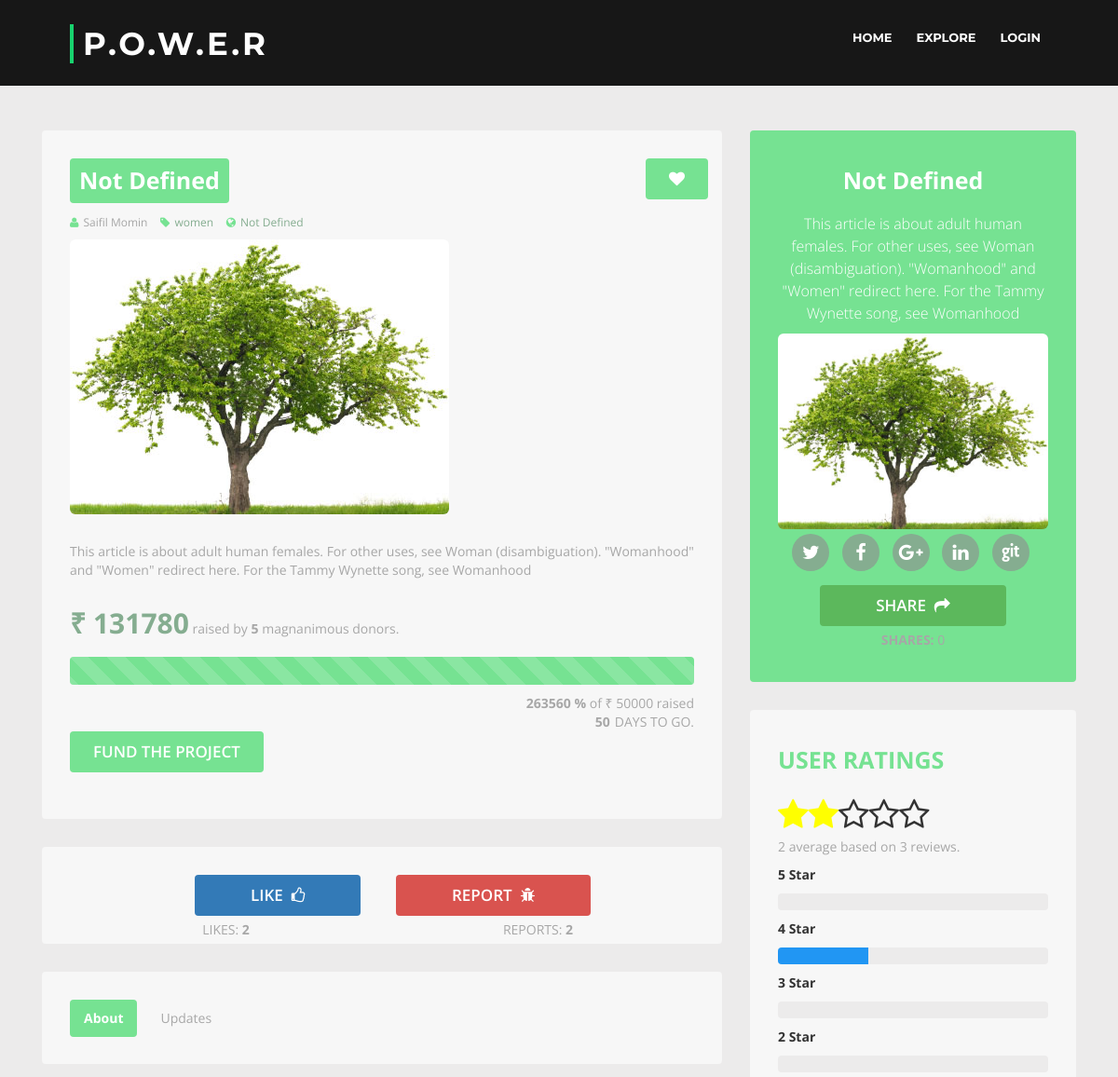
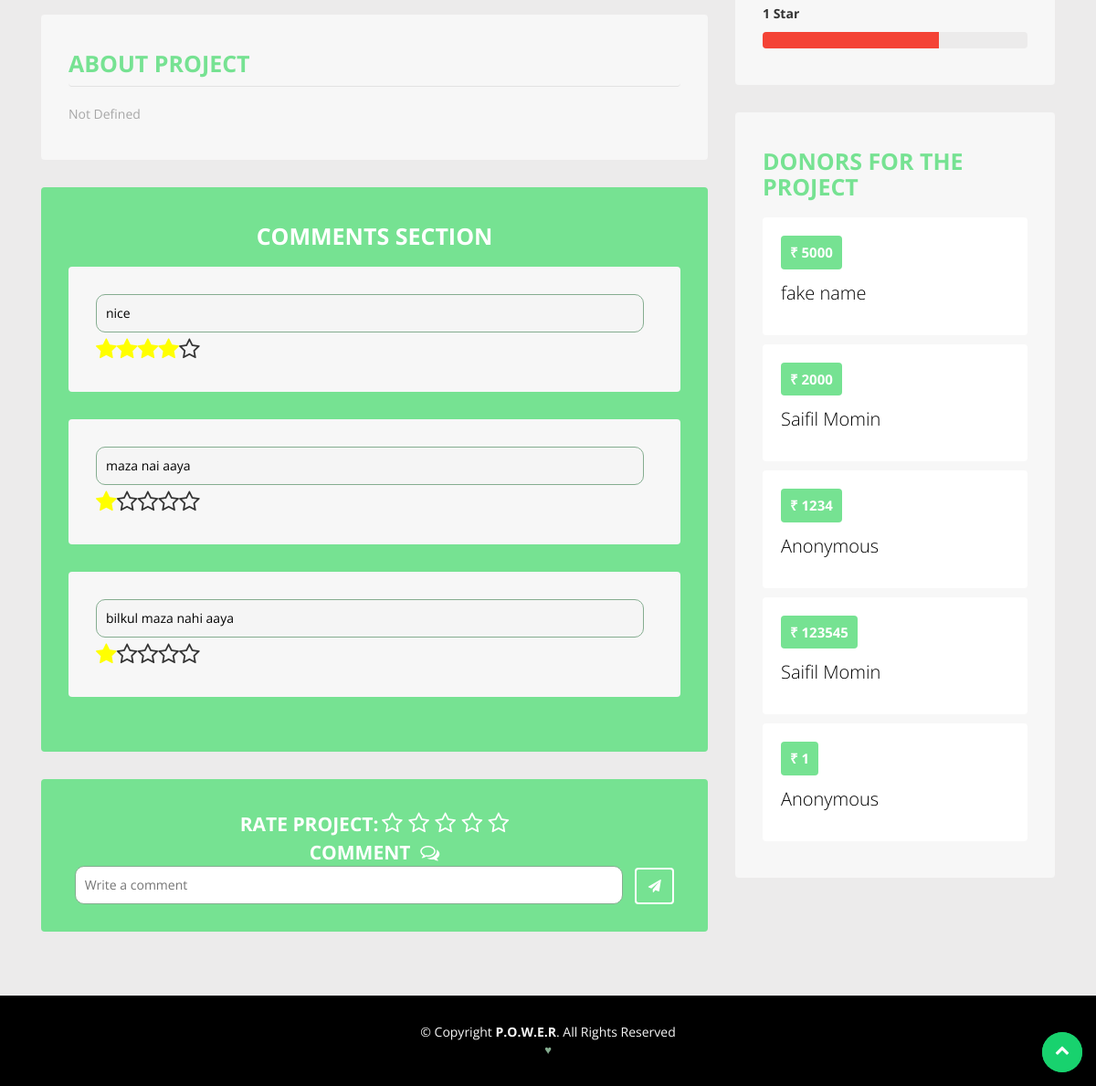
Page /project_details_hire.php on the committed database (2 pictures, top to bottom).
### tables this page shows
CREATE TABLE `project` (
  `project_id` int(11) NOT NULL,
  `user_id` int(11) NOT NULL,
  `project_title` varchar(100) NOT NULL DEFAULT 'Not Defined' COMMENT 'Title of the project (max 100 characters)',
  `project_short_description` varchar(300) NOT NULL DEFAULT 'Not Defined' COMMENT 'max 300 characters',
  `project_description` varchar(2500) NOT NULL DEFAULT 'Not Defined' COMMENT 'max 2500 characters',
  `project_image` varchar(500) DEFAULT NULL,
  `project_category` varchar(100) NOT NULL,
  `project_location` varchar(100) NOT NULL COMMENT 'city of project',
  `project_state_location` varchar(100) NOT NULL,
  `project_website` varchar(500) DEFAULT NULL COMMENT 'url of the website for the project ',
  `project_funds` int(11) DEFAULT NULL COMMENT 'amount required for the  project',
  `project_people` int(11) DEFAULT NULL COMMENT 'number of people to be hired',
  `project_deadline` int(11) NOT NULL DEFAULT '0' COMMENT 'number of days for the project',
  `project_timestamp` timestamp NOT NULL DEFAULT CURRENT_TIMESTAMP,
  `project_likes` int(11) NOT NULL DEFAULT '0',
  `project_shares` int(11) NOT NULL DEFAULT '0',
  `project_reports` int(11) NOT NULL DEFAULT '0',
  `project_photo` blob NOT NULL COMMENT 'detailed image data (bits based) received from the server',
  `project_funds_received` int(11) NOT NULL DEFAULT '0',
  `project_people_hired` int(11) NOT NULL DEFAULT '0',
  `project_score` float NOT NULL,
  `project_status` int(11) NOT NULL DEFAULT '0' COMMENT '0=pending,1=verified,2=blocked',
  `bank_account_number` int(11) NOT NULL,
  `ifsc_code` varchar(11) NOT NULL
);

CREATE TABLE `comment` (
  `comment_id` int(11) NOT NULL,
  `project_id` int(11) NOT NULL,
  `comment` text NOT NULL,
  `rating` int(11) NOT NULL,
  `user_id` int(11) NOT NULL,
  `comment_score` float NOT NULL
);

CREATE TABLE `donor` (
  `donor_id` int(11) NOT NULL,
  `user_id` int(11) NOT NULL,
  `project_id` int(11) NOT NULL,
  `user_type` tinyint(4) NOT NULL COMMENT 'ind=0,org=1',
  `project_category` varchar(100) NOT NULL,
  `donation_amount` int(11) NOT NULL,
  `donation_type` int(1) NOT NULL DEFAULT '0' COMMENT 'anonymous=1 or else 0',
  `timestamp` timestamp NOT NULL DEFAULT CURRENT_TIMESTAMP,
  `flag` int(1) NOT NULL DEFAULT '0' COMMENT '0=no anomaly, 1=anomaly detected '
);

### public/project_details_hire.php (the view, shortened to what this page needs)
<?php include '../includes/functions.php'; ?>
<?php include '../includes/layouts/header.php';?>
<?php
$query1="select * from project where project_id=1";
$query2="select u.user_name from user u,project p where p.user_id=u.user_id and p.project_id=1";
$query3="select * from donor where project_id=1";
$query7="select * from comment where project_id=1";
if ($result1=mysqli_query($conn,$query1))
{
	$row1=mysqli_fetch_array($result1);
}
if($result2=mysqli_query($conn,$query2)){
	$row2=mysqli_fetch_array($result2);
}
$result3=mysqli_query($conn,$query3);
$count=0;$amount=0;
while($row3 = mysqli_fetch_assoc($result3)){
	$count++;
	foreach($row3 as $key => $val){
		if($key=='donation_amount'){
			$amount=$amount+$val;
		}
	}
}
$percent=$amount*100/$row1['project_people'];
$result6=mysqli_query($conn,$query3);
$result7=mysqli_query($conn,$query7);
?>
<head>
	<link href="assets/css/bootstrap.min.css" rel="stylesheet">
	<link href="css/project-details_style.css" rel="stylesheet">
</head>
<body>
	<div class="main-content">
		<div class="container">
			<div class="row">
				<div class="content col-md-8 col-sm-12 col-xs-12">
					<div class="section-block">
						<div class="funding-meta">
							<h1><?php echo $row1["project_title"];?></h1>
							<button class="btn btn-launch" id="favourite"><i class="fa fa-heart"></i></button>
							<span class="type-meta"><i class="fa fa-user"></i><?php echo $row2['user_name'];?></span>
							<span class="type-meta"><i class="fa fa-tag"></i><a href="#"><?php echo $row1['project_category'];?></a></span>
							<span class="type-meta"><i class="fa fa-globe"></i><a href="#"><?php echo $row1['project_website'];?></a></span>
							<div><img src="<?php echo 'UploadsImages/'.$row1['project_image'];?>" class="img-rounded img-responsive" alt="<?php echo $row1['project_title'];?>"></div>
							<p><?php echo $row1['project_short_description'];?></p>
							<h2>&#x20B9; <?php echo $amount;?> </h2>
							<span class="contribution">raised by <strong><?php echo $count;?></strong> magnanimous donors.</span>
							<div class="progress">
								<div class="progress-bar progress-bar-striped active" role="progressbar" aria-valuemin="0" aria-valuemax="100" style="width: <?php echo $percent;?>%;">
								</div>
							</div>
							<span class="goal-progress"><strong><?php echo $percent;?> %</strong> of &#x20B9; <?php echo $row1['project_funds'];?> raised</span>
						</div>
						<?php
						$date=$row1['project_timestamp'];
						$date=substr($date,0,10);
						$date=date('Y-m-d', strtotime($date.'+ '.$row1["project_deadline"].' days'));
						$today=date("Y-m-d");
						$days_left= strtotime($date) - strtotime($today);
						?>
						<span class="count-down"><strong><?php echo round($days_left/(60 * 60 * 24)); ?></strong>Days to go.</span>
						<a href="#" class="btn btn-launch">FUND THE PROJECT</a><br><br>
					</div>
					<div class="section-block" align="center">
						<div class="btn-group" role="group">
							<div class="col-sm-6"><button type="button" class="btn btn-primary share_like_report" id="like_button">LIKE &nbsp;<i class="fa fa-thumbs-o-up" aria-hidden="true"></i></button></div>
							<div class="col-sm-6"><button type="button" class="btn btn-danger share_like_report" id="report_button">REPORT &nbsp;<i class="fa fa-bug" aria-hidden="true"></i></button></div>
						</div>
							<div class="col-sm-6"><p style="margin: 5px">LIKES: <strong id="like_count"><?php echo $row1['project_likes']?></strong></p></div>
							<div class="col-sm-6"><p style="margin: 5px"> REPORTS: <strong id="report_count"><?php echo $row1['project_reports']?></strong></p></div>
					</div>
					<div class="section-block">
						<div class="section-tabs">
							<ul class="nav nav-tabs" role="tablist">
								<li role="presentation" class="active"><a href="#about" aria-controls="about" role="tab" data-toggle="tab">About</a></li>
								<li role="presentation"><a href="#updates" aria-controls="updates" role="tab" data-toggle="tab">Updates</a></li>
							</ul>
						</div>
					</div>
					<div class="section-block">
						<div class="tab-content">
							<div role="tabpanel" class="tab-pane active">
								<div class="about-information">
									<h1 class="section-title">ABOUT PROJECT</h1>
									<p><?php echo $row1['project_description']; ?></p>
								</div>
							</div>
						</div>
					</div>
					<div class="section-block summary" id="block">
						<h1 class="section-title">COMMENTS SECTION</h1>
					<?php
					$avg_rating=0;$comment_count=0;
					$star5=0;$star4=0;$star3=0;$star2=0;$star1=0;
					while($row7 = mysqli_fetch_assoc($result7)){
						$comment_count++;
						echo '<div class="section-block">';
						foreach($row7 as $key => $val){
							if($key=='rating'){
								$avg_rating=$avg_rating+$val;
								if($val==5)
									$star5++;
								elseif($val==4)
									$star4++;
								elseif($val==3)
									$star3++;
								elseif($val==2)
									$star2++;
								elseif($val==1)
									$star1++;
								echo '<br><span class="star-rating_given" style="font-size:1.75em">';
								for ($i=1; $i<=$val;$i++) {
									echo '<span class="fa fa-star"></span>';
								}
								for($i=5-$val;$i>=1;$i--)
									echo '<span class="fa fa-star-o"></span>';
								echo '</span>';
							}
							if($key=='comment')
								echo '<input class="signup-input" type="text" style="color:black" value="'.$val.'" disabled>';
						}
						echo '</div>';
					}
					$avg_rating=$avg_rating/$comment_count;
					?>
					</div>
					<div class="section-block signup">
						<div class="sign-up-form">
							<strong style="color: white; font-size: 1.5em">RATE PROJECT:</strong>
							<span class="star-rating" style="font-size:1.75em;color: white" id="post_rate">
								<span class="fa fa-star-o" data-rating="1"></span>
								<span class="fa fa-star-o" data-rating="2"></span>
								<span class="fa fa-star-o" data-rating="3"></span>
								<span class="fa fa-star-o" data-rating="4"></span>
								<span class="fa fa-star-o" data-rating="5"></span>
							</span><br>
							<strong style="color: white; font-size: 1.5em">COMMENT &nbsp;<i class="fa fa-comments-o" aria-hidden="true"></i></strong>
							<input class="signup-input" type="text" name="comment" placeholder="Write a comment" id="comment_data">
							<button class="btn btn-signup" type="submit" id="comment_button"><i class="fa fa-paper-plane"></i></button>
						</div>
					</div>
				</div>
				<div class="content col-md-4 col-sm-12 col-xs-12">
					<div class="section-block summary">
						<h1 class="section-title"><?php echo $row1['project_title'];?></h1>
						<div class="profile-contents">
							<h2 class="position"><?php echo $row1['project_short_description'];?></h2>
							<img src="<?php echo 'UploadsImages/'.$row1['project_image'];?>" class="img-rounded img-responsive" alt="<?php echo $row1['project_title'];?>">
							<ul class="list-inline">
								<li><a href="#"><i class="fa fa-twitter"></i></a></li>
								<li><a href="#"><i class="fa fa-facebook"></i></a></li>
								<li><a href="#"><i class="fa fa-google-plus"></i></a></li>
								<li><a href="#"><i class="fa fa-linkedin"></i></a></li>
								<li><a href="#"><i class="fa fa-git"></i></a></li>
							</ul>
							<button type="button" class="btn btn-success share_like_report">SHARE &nbsp;<i class="fa fa-share" aria-hidden="true"></i></button>
							<div><p style="margin: 5px"><strong> SHARES: </strong><?php echo $row1['project_shares']?></p></div>
						</div>
					</div>
					<div class="section-block">
						<h1 class="section-title">USER RATINGS</h1>
						<span class="star-rating_user" style="font-size:2.5em;">
							<?php
								for ($i=1; $i<=$avg_rating; $i++) {
									echo '<span class="fa fa-star"></span>';
								}
								for($i=5-($i-1); $i>=1; $i--)
									echo '<span class="fa fa-star-o"></span>';
							?>
						</span>
						<p><?php echo $avg_rating." average based on ".$comment_count; ?> reviews.</p>
						<strong>5 Star</strong>
						<div class="progress" style="height: 18px">
						</div>
						<strong>4 Star</strong>
						<div class="progress" style="height: 18px">
							<div class="progress-bar" role="progressbar" style="width: <?php echo $star4*100/$comment_count;?>%; background-color:#2196F3" aria-valuenow="25" aria-valuemin="0" aria-valuemax="100">
							</div>
						</div>
						<strong>3 Star</strong>
						<div class="progress" style="height: 18px">
						</div>
						<strong>2 Star</strong>
						<div class="progress" style="height: 18px">
						</div>
						<strong>1 Star</strong>
						<div class="progress" style="height: 18px">
							<div class="progress-bar" role="progressbar" style="width: <?php echo $star1*100/$comment_count;?>%; background-color:#f44336" aria-valuenow="25" aria-valuemin="0" aria-valuemax="100">
							</div>
						</div>
					</div>
					<div class="section-block">
						<h1 class="section-title">DONORS FOR THE PROJECT</h1>
						<?php
						while($row6 = mysqli_fetch_assoc($result6)){
							echo '<div class="reward-block">';
							foreach($row6 as $key => $val){
								if($key=='user_id'){
									$query5="select u.user_name from user u,donor d where d.user_id=u.user_id and d.user_id=".$val;
									$result5=mysqli_query($conn,$query5);
									$row5=mysqli_fetch_array($result5);
								}
								if($key=='donation_amount')
									echo '<h3>&#x20B9; '.$val.'</h3>';
								if($key=='donation_type'){
									if($val==1)
										echo '<h2 style="color:black">Anonymous</h2>';
									else
										echo '<h2 style="color:black">'.$row5['user_name'].'</h2>';
								}
							}
							echo "</div>";
						}
						?>
					</div>
				</div>
			</div>
		</div>
	</div>
	<a href="#" class="back-to-top"><i class="fa fa-chevron-up"></i></a>
<?php include '../includes/layouts/page_footer.php';?>

### public/css/home_style.css (style rules this page uses)
body { background: #fff; color: #666666; font-family: "Open Sans", sans-serif; }
a { color: #18d26e; transition: 0.5s; }
p { padding: 0; margin: 0 0 30px 0; }
h1, h2, h3, h4, h5, h6 { font-family: "Montserrat", sans-serif; font-weight: 400; margin: 0 0 20px 0; padding: 0; }
.back-to-top { position: fixed; display: none; background: #18d26e; color: #fff; display: inline-block; width: 44px; height: 44px; text-align: center; line-height: 1; font-size: 16px; border-radius: 50%; right: 15px; bottom: 15px; transition: background 0.5s; z-index: 11; }

### public/css/project-details_style.css (style rules this page uses)
body { background-color:#ECEBEB; font-family: 'Open Sans', sans-serif; }
p { color:#A7A7A7; }
a { color:#85AD90; }
.section-block { background-color: #F7F7F7; border-radius:4px; padding: 30px; margin-bottom:30px; }
.section-block.summary { background-color: #76e292; }
.section-block.summary h1 { color: #fff; display:block; text-align:center; }
.section-block.signup { background-color: #76e292; }
.section-block h1 { margin-top:0; }
.section-title { color: #76e292; border-radius: 4px; display: table; padding: 10px 0px; font-size: 25px; font-weight:700; }
.main-content { padding:40px 0px; }
.profile-contents { margin: 0 auto; text-align: center; }
.profile-contents h2 { color:#FFF; font-size: 16px; line-height: 1.5; font-weight:300; margin-top: 5px; margin-bottom: 10px; }
.profile-contents ul li { padding:0; margin:5px; }
.profile-contents ul li a { background-color: #85AD90; color: #FFF; height: 40px; width: 40px; display: inline-block; text-align: center; -webkit-border-radius: 50%; -moz-border-radius: 50%; -ms-border-radius: 50%; -o-border-radius: 50%; }
.profile-contents ul li a i.fa { font-size: 20px; margin-top: 10px; }
.funding-meta h1 { background: #76e292; color: #fff; border-radius: 4px; display: table; padding: 10px; font-size: 25px; font-weight:700; }
.type-meta { color:#A7A7A7; font-size: 12px; display: inline-block; margin: 0px 10px 10px 0px; }
.type-meta i.fa { color:#76e292; margin-right:5px; }
.funding-meta h2 { font-weight:700; }
.funding-meta p { color: #A7A7A7; margin: 30px 0px 10px 0px; }
.funding-meta h2, .funding-meta span.contribution { display:inline-block; color: #85AD90; }
.funding-meta span.contribution, .funding-meta span.goal-progress { color: #A7A7A7; }
.funding-meta span.goal-progress { text-align:right; display: block; }
.count-down { display: block; color: #A7A7A7; text-align: right; text-transform: uppercase; }
.count-down strong { padding-right:5px; }
.progress-bar { background-color: #76e292; box-shadow:none; }
.progress { height: 30px; background-color: #ECEBEB; box-shadow:none; margin: 10px 0px 10px 0px; }
.reward-block { position:relative; background-color: #fff; border-radius: 4px; padding: 20px; margin-bottom:10px; }
.reward-block h3 { background: #76e292; color: #fff; font-size: 15px; font-weight: 700; margin: 0px 0px 10px 0px; padding: 10px; display: table; border-radius: 4px; }
.reward-block h2 { font-size: 20px; font-weight: 300; color: #76e292; margin: 15px 0px; }
.sign-up-form { text-align: center; }
.signup-input { width: 100%; border: 0.25px solid #85AD90; padding: 10px; border-radius: 10px; max-width: 600px; }
.nav-tabs { border:0; }
.nav-tabs>li.active>a, .nav-tabs>li.active>a:focus, .nav-tabs>li.active>a:hover { color: #FFF; background-color: #76e292; border: 0; border-radius: 4px; font-weight:700; }
.nav-tabs>li>a, .nav-tabs>li>a:hover { border:0; margin-right: 10px; color:#A7A7A7; }
.tab-content .section-title { margin-bottom: 20px; border-bottom: 1px solid #E2E2E2; display: block; }
.btn { border:0; }
.btn.btn-launch { background-color: #76e292; color: #FFF; font-size: 17px; font-weight: 600; padding: 10px 25px; }
.btn.btn-signup { background-color: #76e292; color: #fff; height: 40px; width: 43px; margin-left: 10px; border: 2px solid #fff; text-align: center; }
.btn, input { outline:none; }

### public/project_details_hire.php (style rules this page uses)
.share_like_report { color: #FFF; font-size: 17px; font-weight: 600; padding: 10px 60px; }
#favourite { position:absolute; top:30px; right:30px; }
.star-rating_given .fa-star { color: yellow; }
.star-rating_user .fa-star { color: yellow; }

### rows in the picture
project: project_title "Not Defined", project_category "women", project_website "Not Defined", project_image (picture), project_short_description "This article is about adult human females. For other uses, see Woman (disambiguation). \"Womanhood\" and \"Women\" redirect here. For the Tammy Wynette song, see Womanhood", project_people "263560", project_funds "50000", $days_left/(60 * 60 * 24) "50", project_likes "2", project_reports "2", project_description "Not Defined"
comment: comment "nice", rating 4 (drawn)
comment: comment "maza nai aaya", rating 1 (drawn)
comment: comment "bilkul maza nahi aaya", rating 1 (drawn)
donor: donation_amount "5000", user_name "fake name"
donor: donation_amount "2000", user_name "Saifil Momin"
donor: donation_amount "1234", donation_type "Anonymous"
donor: donation_amount "123545", user_name "Saifil Momin"
donor: donation_amount "1", donation_type "Anonymous"

### other values in the picture
$row2['user_name'] "Saifil Momin"
$amount "131780"
$count "5"
$avg_rating "2"
$comment_count "3"
